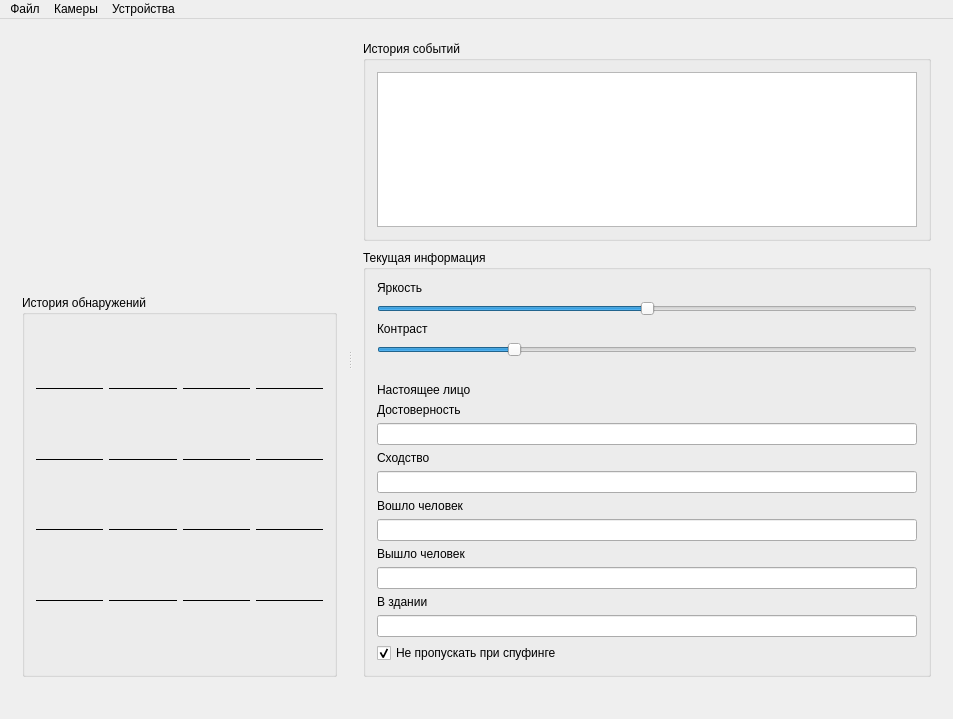
<?xml version="1.0" encoding="UTF-8"?>
<ui version="4.0">
 <class>MainWindow</class>
 <widget class="QMainWindow" name="MainWindow">
  <property name="geometry">
   <rect>
    <x>0</x>
    <y>0</y>
    <width>953</width>
    <height>719</height>
   </rect>
  </property>
  <property name="windowTitle">
   <string>Face Recognition NSTU</string>
  </property>
  <widget class="QWidget" name="centralWidget">
   <layout class="QVBoxLayout" name="verticalLayout_8">
    <item>
     <widget class="QSplitter" name="splitter">
      <property name="orientation">
       <enum>Qt::Horizontal</enum>
      </property>
      <widget class="QWidget" name="verticalLayoutWidget">
       <layout class="QVBoxLayout" name="verticalLayout_4" stretch="4,6">
        <item>
         <layout class="QVBoxLayout" name="verticalLayout_5">
          <item>
           <layout class="QHBoxLayout" name="VideoLayout1"/>
          </item>
          <item>
           <layout class="QHBoxLayout" name="VideoLayout2"/>
          </item>
         </layout>
        </item>
        <item>
         <widget class="QGroupBox" name="groupBox">
          <property name="title">
           <string>История обнаружений</string>
          </property>
          <layout class="QVBoxLayout" name="verticalLayout_7">
           <item>
            <layout class="QGridLayout" name="gridLayout">
             <item row="0" column="2">
              <widget class="QLabel" name="CardDT1">
               <property name="text">
                <string/>
               </property>
              </widget>
             </item>
             <item row="8" column="2">
              <widget class="QLabel" name="CardDT4">
               <property name="text">
                <string/>
               </property>
              </widget>
             </item>
             <item row="0" column="3">
              <widget class="QLabel" name="CardCam1">
               <property name="text">
                <string/>
               </property>
              </widget>
             </item>
             <item row="3" column="1">
              <widget class="Line" name="line_10">
               <property name="styleSheet">
                <string notr="true">color: rgb(0, 0, 0);</string>
               </property>
               <property name="frameShadow">
                <enum>QFrame::Plain</enum>
               </property>
               <property name="orientation">
                <enum>Qt::Horizontal</enum>
               </property>
              </widget>
             </item>
             <item row="6" column="3">
              <widget class="QLabel" name="CardCam3">
               <property name="text">
                <string/>
               </property>
              </widget>
             </item>
             <item row="2" column="2">
              <widget class="QLabel" name="CardDT2">
               <property name="text">
                <string/>
               </property>
              </widget>
             </item>
             <item row="0" column="0">
              <widget class="QLabel" name="CardPic1">
               <property name="sizePolicy">
                <sizepolicy hsizetype="Preferred" vsizetype="Expanding">
                 <horstretch>0</horstretch>
                 <verstretch>0</verstretch>
                </sizepolicy>
               </property>
               <property name="text">
                <string/>
               </property>
               <property name="scaledContents">
                <bool>false</bool>
               </property>
              </widget>
             </item>
             <item row="2" column="0">
              <widget class="QLabel" name="CardPic2">
               <property name="sizePolicy">
                <sizepolicy hsizetype="Preferred" vsizetype="Expanding">
                 <horstretch>0</horstretch>
                 <verstretch>0</verstretch>
                </sizepolicy>
               </property>
               <property name="text">
                <string/>
               </property>
               <property name="scaledContents">
                <bool>false</bool>
               </property>
              </widget>
             </item>
             <item row="10" column="1">
              <widget class="QLabel" name="CardFIO5">
               <property name="text">
                <string/>
               </property>
              </widget>
             </item>
             <item row="1" column="2">
              <widget class="Line" name="line_3">
               <property name="styleSheet">
                <string notr="true">color: rgb(0, 0, 0);</string>
               </property>
               <property name="frameShadow">
                <enum>QFrame::Plain</enum>
               </property>
               <property name="orientation">
                <enum>Qt::Horizontal</enum>
               </property>
              </widget>
             </item>
             <item row="6" column="0">
              <widget class="QLabel" name="CardPic3">
               <property name="sizePolicy">
                <sizepolicy hsizetype="Preferred" vsizetype="Expanding">
                 <horstretch>0</horstretch>
                 <verstretch>0</verstretch>
                </sizepolicy>
               </property>
               <property name="text">
                <string/>
               </property>
               <property name="scaledContents">
                <bool>false</bool>
               </property>
              </widget>
             </item>
             <item row="6" column="1">
              <widget class="QLabel" name="CardFIO3">
               <property name="text">
                <string/>
               </property>
              </widget>
             </item>
             <item row="2" column="1">
              <widget class="QLabel" name="CardFIO2">
               <property name="text">
                <string/>
               </property>
              </widget>
             </item>
             <item row="1" column="1">
              <widget class="Line" name="line_2">
               <property name="styleSheet">
                <string notr="true">color: rgb(0, 0, 0);</string>
               </property>
               <property name="frameShadow">
                <enum>QFrame::Plain</enum>
               </property>
               <property name="orientation">
                <enum>Qt::Horizontal</enum>
               </property>
              </widget>
             </item>
             <item row="8" column="1">
              <widget class="QLabel" name="CardFIO4">
               <property name="text">
                <string/>
               </property>
              </widget>
             </item>
             <item row="8" column="0">
              <widget class="QLabel" name="CardPic4">
               <property name="sizePolicy">
                <sizepolicy hsizetype="Preferred" vsizetype="Expanding">
                 <horstretch>0</horstretch>
                 <verstretch>0</verstretch>
                </sizepolicy>
               </property>
               <property name="text">
                <string/>
               </property>
               <property name="scaledContents">
                <bool>false</bool>
               </property>
              </widget>
             </item>
             <item row="1" column="0">
              <widget class="Line" name="line">
               <property name="sizePolicy">
                <sizepolicy hsizetype="Minimum" vsizetype="Fixed">
                 <horstretch>0</horstretch>
                 <verstretch>0</verstretch>
                </sizepolicy>
               </property>
               <property name="styleSheet">
                <string notr="true">color: rgb(0, 0, 0);</string>
               </property>
               <property name="frameShadow">
                <enum>QFrame::Plain</enum>
               </property>
               <property name="lineWidth">
                <number>1</number>
               </property>
               <property name="orientation">
                <enum>Qt::Horizontal</enum>
               </property>
              </widget>
             </item>
             <item row="10" column="0">
              <widget class="QLabel" name="CardPic5">
               <property name="sizePolicy">
                <sizepolicy hsizetype="Preferred" vsizetype="Expanding">
                 <horstretch>0</horstretch>
                 <verstretch>0</verstretch>
                </sizepolicy>
               </property>
               <property name="text">
                <string/>
               </property>
               <property name="scaledContents">
                <bool>false</bool>
               </property>
              </widget>
             </item>
             <item row="1" column="3">
              <widget class="Line" name="line_4">
               <property name="styleSheet">
                <string notr="true">color: rgb(0, 0, 0);</string>
               </property>
               <property name="frameShadow">
                <enum>QFrame::Plain</enum>
               </property>
               <property name="orientation">
                <enum>Qt::Horizontal</enum>
               </property>
              </widget>
             </item>
             <item row="8" column="3">
              <widget class="QLabel" name="CardCam4">
               <property name="text">
                <string/>
               </property>
              </widget>
             </item>
             <item row="7" column="2">
              <widget class="Line" name="line_23">
               <property name="styleSheet">
                <string notr="true">color: rgb(0, 0, 0);</string>
               </property>
               <property name="frameShadow">
                <enum>QFrame::Plain</enum>
               </property>
               <property name="orientation">
                <enum>Qt::Horizontal</enum>
               </property>
              </widget>
             </item>
             <item row="7" column="0">
              <widget class="Line" name="line_21">
               <property name="styleSheet">
                <string notr="true">color: rgb(0, 0, 0);</string>
               </property>
               <property name="frameShadow">
                <enum>QFrame::Plain</enum>
               </property>
               <property name="orientation">
                <enum>Qt::Horizontal</enum>
               </property>
              </widget>
             </item>
             <item row="7" column="1">
              <widget class="Line" name="line_22">
               <property name="styleSheet">
                <string notr="true">color: rgb(0, 0, 0);</string>
               </property>
               <property name="frameShadow">
                <enum>QFrame::Plain</enum>
               </property>
               <property name="orientation">
                <enum>Qt::Horizontal</enum>
               </property>
              </widget>
             </item>
             <item row="3" column="3">
              <widget class="Line" name="line_12">
               <property name="styleSheet">
                <string notr="true">color: rgb(0, 0, 0);</string>
               </property>
               <property name="frameShadow">
                <enum>QFrame::Plain</enum>
               </property>
               <property name="orientation">
                <enum>Qt::Horizontal</enum>
               </property>
              </widget>
             </item>
             <item row="3" column="2">
              <widget class="Line" name="line_11">
               <property name="styleSheet">
                <string notr="true">color: rgb(0, 0, 0);</string>
               </property>
               <property name="frameShadow">
                <enum>QFrame::Plain</enum>
               </property>
               <property name="orientation">
                <enum>Qt::Horizontal</enum>
               </property>
              </widget>
             </item>
             <item row="7" column="3">
              <widget class="Line" name="line_24">
               <property name="styleSheet">
                <string notr="true">color: rgb(0, 0, 0);</string>
               </property>
               <property name="frameShadow">
                <enum>QFrame::Plain</enum>
               </property>
               <property name="orientation">
                <enum>Qt::Horizontal</enum>
               </property>
              </widget>
             </item>
             <item row="3" column="0">
              <widget class="Line" name="line_9">
               <property name="styleSheet">
                <string notr="true">color: rgb(0, 0, 0);</string>
               </property>
               <property name="frameShadow">
                <enum>QFrame::Plain</enum>
               </property>
               <property name="orientation">
                <enum>Qt::Horizontal</enum>
               </property>
              </widget>
             </item>
             <item row="0" column="1">
              <widget class="QLabel" name="CardFIO1">
               <property name="text">
                <string/>
               </property>
              </widget>
             </item>
             <item row="10" column="3">
              <widget class="QLabel" name="CardCam5">
               <property name="text">
                <string/>
               </property>
              </widget>
             </item>
             <item row="10" column="2">
              <widget class="QLabel" name="CardDT5">
               <property name="text">
                <string/>
               </property>
              </widget>
             </item>
             <item row="2" column="3">
              <widget class="QLabel" name="CardCam2">
               <property name="text">
                <string/>
               </property>
              </widget>
             </item>
             <item row="6" column="2">
              <widget class="QLabel" name="CardDT3">
               <property name="text">
                <string/>
               </property>
              </widget>
             </item>
             <item row="9" column="0">
              <widget class="Line" name="line_25">
               <property name="styleSheet">
                <string notr="true">color: rgb(0, 0, 0);</string>
               </property>
               <property name="frameShadow">
                <enum>QFrame::Plain</enum>
               </property>
               <property name="orientation">
                <enum>Qt::Horizontal</enum>
               </property>
              </widget>
             </item>
             <item row="9" column="1">
              <widget class="Line" name="line_26">
               <property name="styleSheet">
                <string notr="true">color: rgb(0, 0, 0);</string>
               </property>
               <property name="frameShadow">
                <enum>QFrame::Plain</enum>
               </property>
               <property name="orientation">
                <enum>Qt::Horizontal</enum>
               </property>
              </widget>
             </item>
             <item row="9" column="2">
              <widget class="Line" name="line_27">
               <property name="styleSheet">
                <string notr="true">color: rgb(0, 0, 0);</string>
               </property>
               <property name="frameShadow">
                <enum>QFrame::Plain</enum>
               </property>
               <property name="orientation">
                <enum>Qt::Horizontal</enum>
               </property>
              </widget>
             </item>
             <item row="9" column="3">
              <widget class="Line" name="line_28">
               <property name="styleSheet">
                <string notr="true">color: rgb(0, 0, 0);</string>
               </property>
               <property name="frameShadow">
                <enum>QFrame::Plain</enum>
               </property>
               <property name="orientation">
                <enum>Qt::Horizontal</enum>
               </property>
              </widget>
             </item>
            </layout>
           </item>
          </layout>
         </widget>
        </item>
       </layout>
      </widget>
      <widget class="QWidget" name="layoutWidget">
       <layout class="QVBoxLayout" name="verticalLayout">
        <property name="sizeConstraint">
         <enum>QLayout::SetDefaultConstraint</enum>
        </property>
        <item>
         <widget class="QGroupBox" name="groupBox_2">
          <property name="title">
           <string>История событий</string>
          </property>
          <layout class="QVBoxLayout" name="verticalLayout_6">
           <item>
            <widget class="QPlainTextEdit" name="plainTextEdit">
             <property name="sizePolicy">
              <sizepolicy hsizetype="Preferred" vsizetype="Preferred">
               <horstretch>0</horstretch>
               <verstretch>0</verstretch>
              </sizepolicy>
             </property>
             <property name="acceptDrops">
              <bool>false</bool>
             </property>
            </widget>
           </item>
          </layout>
         </widget>
        </item>
        <item>
         <spacer name="verticalSpacer">
          <property name="orientation">
           <enum>Qt::Vertical</enum>
          </property>
          <property name="sizeHint" stdset="0">
           <size>
            <width>20</width>
            <height>40</height>
           </size>
          </property>
         </spacer>
        </item>
        <item>
         <widget class="QGroupBox" name="groupBox_3">
          <property name="title">
           <string>Текущая информация</string>
          </property>
          <layout class="QVBoxLayout" name="verticalLayout_2">
           <item>
            <widget class="QLabel" name="label">
             <property name="text">
              <string>Яркость</string>
             </property>
            </widget>
           </item>
           <item>
            <widget class="QSlider" name="horizontalSlider">
             <property name="minimum">
              <number>-200</number>
             </property>
             <property name="maximum">
              <number>200</number>
             </property>
             <property name="orientation">
              <enum>Qt::Horizontal</enum>
             </property>
            </widget>
           </item>
           <item>
            <widget class="QLabel" name="label_2">
             <property name="text">
              <string>Контраст</string>
             </property>
            </widget>
           </item>
           <item>
            <widget class="QSlider" name="horizontalSlider_2">
             <property name="minimum">
              <number>1</number>
             </property>
             <property name="maximum">
              <number>400</number>
             </property>
             <property name="value">
              <number>100</number>
             </property>
             <property name="orientation">
              <enum>Qt::Horizontal</enum>
             </property>
            </widget>
           </item>
           <item>
            <widget class="QLabel" name="Repass">
             <property name="text">
              <string/>
             </property>
            </widget>
           </item>
           <item>
            <widget class="QLabel" name="RealFaceLabel">
             <property name="text">
              <string>Настоящее лицо</string>
             </property>
            </widget>
           </item>
           <item>
            <widget class="QLabel" name="label_6">
             <property name="text">
              <string>Достоверность</string>
             </property>
            </widget>
           </item>
           <item>
            <widget class="QLineEdit" name="ConfidenceLE">
             <property name="readOnly">
              <bool>true</bool>
             </property>
            </widget>
           </item>
           <item>
            <widget class="QLabel" name="label_8">
             <property name="text">
              <string>Сходство</string>
             </property>
            </widget>
           </item>
           <item>
            <widget class="QLineEdit" name="SimilarityLE">
             <property name="readOnly">
              <bool>true</bool>
             </property>
            </widget>
           </item>
           <item>
            <widget class="QLabel" name="label_9">
             <property name="text">
              <string>Вошло человек</string>
             </property>
            </widget>
           </item>
           <item>
            <widget class="QLineEdit" name="EnteredLE">
             <property name="readOnly">
              <bool>true</bool>
             </property>
            </widget>
           </item>
           <item>
            <widget class="QLabel" name="label_10">
             <property name="text">
              <string>Вышло человек</string>
             </property>
            </widget>
           </item>
           <item>
            <widget class="QLineEdit" name="ExitedLE">
             <property name="readOnly">
              <bool>true</bool>
             </property>
            </widget>
           </item>
           <item>
            <widget class="QLabel" name="label_11">
             <property name="text">
              <string>В здании</string>
             </property>
            </widget>
           </item>
           <item>
            <widget class="QLineEdit" name="NowLE">
             <property name="readOnly">
              <bool>true</bool>
             </property>
            </widget>
           </item>
           <item>
            <widget class="QCheckBox" name="SpuffingCB">
             <property name="text">
              <string>Не пропускать при спуфинге</string>
             </property>
             <property name="checked">
              <bool>true</bool>
             </property>
            </widget>
           </item>
          </layout>
         </widget>
        </item>
       </layout>
      </widget>
     </widget>
    </item>
    <item>
     <layout class="QHBoxLayout" name="horizontalLayout">
      <item>
       <widget class="QLabel" name="ConnectionLabel">
        <property name="text">
         <string/>
        </property>
       </widget>
      </item>
      <item>
       <widget class="QLabel" name="LicenseLabel">
        <property name="maximumSize">
         <size>
          <width>16777215</width>
          <height>20</height>
         </size>
        </property>
        <property name="text">
         <string/>
        </property>
        <property name="alignment">
         <set>Qt::AlignBottom|Qt::AlignRight|Qt::AlignTrailing</set>
        </property>
       </widget>
      </item>
     </layout>
    </item>
   </layout>
  </widget>
  <widget class="QMenuBar" name="menuBar">
   <property name="geometry">
    <rect>
     <x>0</x>
     <y>0</y>
     <width>953</width>
     <height>22</height>
    </rect>
   </property>
   <widget class="QMenu" name="menu">
    <property name="title">
     <string>Файл</string>
    </property>
    <addaction name="OpenPersonalCardEditor"/>
    <addaction name="separator"/>
    <addaction name="MakePhoto"/>
   </widget>
   <widget class="QMenu" name="menu_2">
    <property name="title">
     <string>Камеры</string>
    </property>
    <addaction name="CameraControlAction"/>
   </widget>
   <widget class="QMenu" name="menu_3">
    <property name="title">
     <string>Устройства</string>
    </property>
    <addaction name="DeviceControlAction"/>
   </widget>
   <addaction name="menu"/>
   <addaction name="menu_2"/>
   <addaction name="menu_3"/>
  </widget>
  <action name="OpenPersonalCardEditor">
   <property name="text">
    <string>Редактор персональных карт...</string>
   </property>
  </action>
  <action name="MakePhoto">
   <property name="text">
    <string>Сделать фото...</string>
   </property>
  </action>
  <action name="CameraControlAction">
   <property name="text">
    <string>Управление камерами...</string>
   </property>
  </action>
  <action name="DeviceControlAction">
   <property name="text">
    <string>Управление устройствами...</string>
   </property>
  </action>
 </widget>
 <layoutdefault spacing="6" margin="11"/>
 <resources/>
 <connections/>
</ui>
